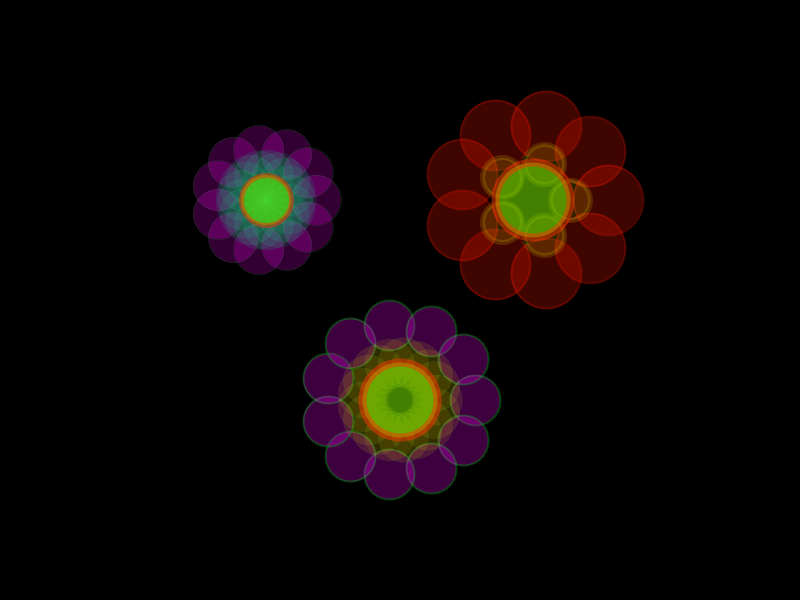
Frame 1 (no input)
Frame 60 (the mouse pressed at the canvas centre just before this capture): identical to frame 1, image omitted
Frame 120 (the mouse held since frame 60 and released just before this capture): identical to frame 1, image omitted

The Processing sketch that drew this single still picture (run headless with seeded random() and noise(); from frame 60 on, the mouse is pressed at the canvas centre):

// Processing sketch: breeding_flowers
// ── breeding_flowers.pde
/* how to ?
   The sketch show two parents and a child. The drawing characteristics of each parent is given in a genome (an array of floats), the child is bred by manipulating 
   the arrays of each parent to combine it in a new one.
   Press the keyboard to generate a new child.
   Edit the arrays 'genome1' and 'genome2' to create new parents according to the "DataNucleic" Model


/* ideas to go further :
   *graphic/genome tweaks : add a stem with a number of leaves on it
   *implement some mutations => order the genes by importance : a higly mutagen environnement will mutate important genes, a low mutagen envrionnement would mutate lowest ranked genes.
   *allow several types of cross-breeding (color factors from one / form factors from 2 etc...), 
   *generate an array of genomes to build a population based on several parents given by each student in the class
   *make the population evolve :  two individual share one characterstic they can breed (it will narrow the outcom) / or if they are close enough 
*/

/* leads for telling the story in class :
  * Gather ideas about how to draw a flower steering them to the idea of a center and two rows of petals
  * Gather ideas about DNA ? genes ? Why do we look like our parents ?
  * Steer toward the discussion about a data model of genes to draw a flower, you can implement the enum type list of variables
  * Once its done, each one can create a flower choosing values for the data model and implementing a genome array
  * Now we need to write the breeding functions : lots of options here ...
  * Once its done we gather the genomes use the breeding function to draw offsprings
*/


/* DNM
genome Data Model
 - center size
 - center fillHue
 - center opacity
 - center strokeHue
 - center strokeWeight
 
 - nb petal 1st row
 - petal size
 - 1st row fillHue
 - 1st row opacity
 - 1st row strokeHue
 - 1st row strokeWeight
 
 - nb petal 2nd row
 - 2nd row fillHue
 - 2nd row opacity
 - 2nd row strokeHue
 - 2nd row strokeWeight
 */
 
float[] genome1 = new float[] {
  50, 88, 50, 12, 5, // center
  17, 50, 152, 10, 152, 0.5, //1st row
  11, 50, 300, 20, 128, 0.5 //2nd row
};

float[] genome2 = new float[] {
  75, 88, 50, 12, 8, 
  5, 40, 55, 15, 55, 5, 
  9, 70, 5, 25, 5, 2
};


float[] child = new float[15];

void setup() {
  size(800, 600);
  background(0);
  colorMode(HSB, 360, 100, 100, 100);

  child = breeding(genome1, genome2);
}

void draw() {
  background(0);

  drawFlower(width/3, height/3, genome1);
  drawFlower(width*2/3, height/3, genome2);
  drawFlower(width/2, height*2/3, child);
}

void keyPressed() {
  child = breeding(genome1, genome2);
}


float[] breeding(float[] parent1, float[] parent2) {
  float [] newgenes = new float [parent1.length];
  for (int i = 0; i < parent1.length; i++) {
    if (random(100)<50) {
      newgenes[i] = parent1[i];
    } else {
      newgenes[i] = parent2[i];
    }
  }
  return newgenes;
}


// enum type like way to adress arrays indexes
int centerSize = 0;
int centerFillHue = 1;
int centerOpacity = 2;
int centerStrokeHue = 3;
int centerStrokeWeight = 4;
int firstNumber = 5;
int firstSize = 6;
int firstFillHue = 7;
int firstOpacity = 8;
int firstStrokeHue = 9;
int firstStrokeWeight = 10;
int secondNumber = 11;
int secondSize = 12;
int secondFillHue = 13;
int secondOpacity = 14;
int secondStrokeHue = 15;
int secondStrokeWeight = 16;

// this can be copied/pasted
// draw a flower with a given genome
void drawFlower( float xpos, float ypos, float[] genome ) {

  pushMatrix();
  pushStyle();
  translate(xpos, ypos);

  // first draw the second row (in the back)
  for (int i = 0; i < int (genome[secondNumber]); i++) {
    fill(genome[secondFillHue], 100, 100, genome[secondOpacity]);
    stroke (genome[secondStrokeHue], 100, 100, genome[secondOpacity]);
    strokeWeight(genome[secondStrokeWeight]);

    float x = cos(i*(TWO_PI )/genome[secondNumber])*genome[centerSize];
    float y = sin(i*(TWO_PI)/genome[secondNumber])*genome[centerSize];
    float rad = genome[secondSize];
    ellipse(x, y, rad, rad);
  }
  // then the second one
  for (int i = 0; i < int (genome[firstNumber]); i++) {
    fill(genome[firstFillHue], 100, 100, genome[firstOpacity]);
    stroke (genome[firstStrokeHue], 100, 100, genome[firstOpacity]);
    strokeWeight(genome[firstStrokeWeight]);

    float x = cos(i*(TWO_PI)/genome[firstNumber])*genome[centerSize]/2;
    float y = sin(i*(TWO_PI)/genome[firstNumber])*genome[centerSize]/2;
    float rad = genome[firstSize];
    ellipse(x, y, rad, rad);
  }
  // finally the center
  fill(genome[centerFillHue], 100, 100, genome[centerOpacity]);
  stroke (genome[centerStrokeHue], 100, 100, genome[centerOpacity]);
  strokeWeight(genome[centerStrokeWeight]);
  ellipse(0, 0, genome[centerSize], genome[centerSize]);

  popStyle();
  popMatrix();
}
